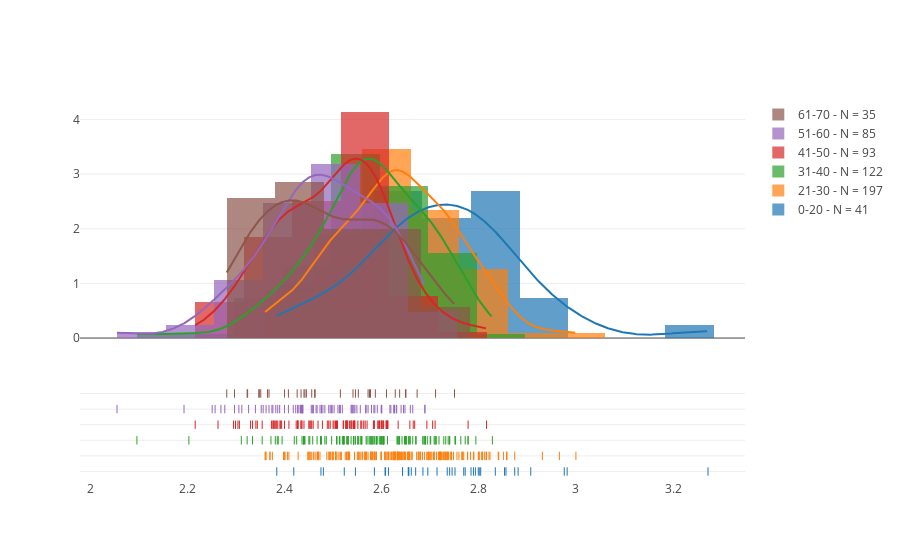

The cell this chart's notebook holds for it:
### Code cell
import plotly.figure_factory as ff

f_et = list(df_pre['bins'].unique())
faixa_etaria = f_et[:]

n=3

group_labels=[]
hist_data   =[]

for f in faixa_etaria:
    mask = df_pre['bins']==f
    df_faixaEtaria = df_pre[mask]
    
    x = list(df_faixaEtaria[cols_f[n]])
    g = '{} - N = {}'.format(f,len(df_faixaEtaria))
    
    
    q75, q25,q50 = np.percentile(x, [75 ,25,50])
    iqr = q75 - q25

    # print ( q25, q50, q75,iqr)
    bin_w = (2 *iqr )/ (len(x)**(1/3))



    # Group data together
    hist_data.append(x)

    group_labels.append(g)

# Create distplot with custom bin_size
fig = ff.create_distplot(hist_data, group_labels, bin_size=0.1)

# Plot!
iplot(fig, filename='Distplot with Multiple Datasets')

### Figure 1 — Plotly figure (JSON) as saved in the notebook; plotly's stock layout.template omitted (floating-point values rounded to 4 significant figures; data arrays with more than 128 entries replaced by an {"elided": "..."} marker saying what was removed)
{"data": [{"histnorm": "probability density", "legendgroup": "0-20 - N = 41", "marker": {"color": "rgb(31, 119, 180)"}, "name": "0-20 - N = 41", "opacity": 0.7, "type": "histogram", "uid": "cd884d17-3d29-4650-abba-9e8c2238d8d3", "x": [3.272, 2.643, 2.523, 2.656, 2.695, 2.546, 2.384, 2.608, 2.834, 2.735, 2.419, 2.853, 2.67, 2.881, 2.714, 2.751, 2.789, 2.802, 2.799, 2.614, 2.874, 2.585, 2.772, 2.74, 2.475, 2.48, 2.804, 2.769, 2.655, 2.661, 2.793, 2.982, 2.976, 2.784, 2.685, 2.643, 2.655, 2.745, 2.856, 2.607, 2.907], "xaxis": "x", "xbins": {"end": 3.272, "size": 0.1, "start": 2.384}, "yaxis": "y"}, {"histnorm": "probability density", "legendgroup": "21-30 - N = 197", "marker": {"color": "rgb(255, 127, 14)"}, "name": "21-30 - N = 197", "opacity": 0.7, "type": "histogram", "uid": "1a7e8703-6eee-46a8-8a1a-ba785d71648e", "x": {"elided": "197 float values"}, "xaxis": "x", "xbins": {"end": 3, "size": 0.1, "start": 2.36}, "yaxis": "y"}, {"histnorm": "probability density", "legendgroup": "31-40 - N = 122", "marker": {"color": "rgb(44, 160, 44)"}, "name": "31-40 - N = 122", "opacity": 0.7, "type": "histogram", "uid": "b038b72a-dae1-40b7-ac60-d5decc472dad", "x": [2.637, 2.474, 2.578, 2.574, 2.483, 2.528, 2.712, 2.596, 2.718, 2.632, 2.53, 2.589, 2.522, 2.425, 2.708, 2.712, 2.537, 2.553, 2.507, 2.542, 2.601, 2.778, 2.763, 2.521, 2.599, 2.523, 2.701, 2.751, 2.592, 2.519, 2.439, 2.551, 2.772, 2.589, 2.441, 2.568, 2.557, 2.582, 2.732, 2.57, 2.387, 2.354, 2.685, 2.542, 2.543, 2.598, 2.452, 2.475, 2.65, 2.58, 2.458, 2.514, 2.689, 2.655, 2.603, 2.311, 2.642, 2.657, 2.647, 2.7, 2.71, 2.599, 2.096, 2.531, 2.436, 2.737, 2.69, 2.521, 2.671, 2.74, 2.728, 2.439, 2.651, 2.467, 2.605, 2.508, 2.323, 2.67, 2.395, 2.381, 2.612, 2.585, 2.694, 2.546, 2.649, 2.582, 2.689, 2.752, 2.203, 2.42, 2.685, 2.45, 2.632, 2.828, 2.589, 2.778, 2.385, 2.558, 2.603, 2.576, 2.442, 2.551, 2.659, 2.664, 2.794, 2.531, 2.513, 2.74, 2.636, 2.372, 2.334, 2.497, 2.486, 2.69, 2.578, 2.559, 2.542, 2.635, 2.559, 2.604, 2.476, 2.604], "xaxis": "x", "xbins": {"end": 2.828, "size": 0.1, "start": 2.096}, "yaxis": "y"}, {"histnorm": "probability density", "legendgroup": "41-50 - N = 93", "marker": {"color": "rgb(214, 39, 40)"}, "name": "41-50 - N = 93", "opacity": 0.7, "type": "histogram", "uid": "722e0db6-2e9b-4c42-8a4a-df5dddb78c4b", "x": [2.304, 2.436, 2.705, 2.665, 2.299, 2.61, 2.4, 2.469, 2.542, 2.494, 2.478, 2.391, 2.33, 2.592, 2.604, 2.534, 2.526, 2.509, 2.566, 2.544, 2.551, 2.295, 2.428, 2.341, 2.537, 2.778, 2.5, 2.344, 2.452, 2.527, 2.529, 2.216, 2.263, 2.424, 2.394, 2.71, 2.505, 2.376, 2.386, 2.454, 2.491, 2.557, 2.521, 2.434, 2.521, 2.434, 2.545, 2.601, 2.594, 2.427, 2.563, 2.537, 2.502, 2.57, 2.427, 2.456, 2.383, 2.391, 2.693, 2.527, 2.6, 2.612, 2.595, 2.382, 2.583, 2.409, 2.53, 2.603, 2.507, 2.45, 2.613, 2.544, 2.539, 2.488, 2.373, 2.609, 2.44, 2.596, 2.307, 2.334, 2.559, 2.611, 2.584, 2.354, 2.634, 2.668, 2.658, 2.459, 2.599, 2.816, 2.377, 2.379, 2.585], "xaxis": "x", "xbins": {"end": 2.816, "size": 0.1, "start": 2.216}, "yaxis": "y"}, {"histnorm": "probability density", "legendgroup": "51-60 - N = 85", "marker": {"color": "rgb(148, 103, 189)"}, "name": "51-60 - N = 85", "opacity": 0.7, "type": "histogram", "uid": "7b087f19-b361-4b8d-a8e4-48c4238d3901", "x": [2.6, 2.433, 2.193, 2.427, 2.312, 2.352, 2.34, 2.494, 2.382, 2.549, 2.277, 2.257, 2.418, 2.473, 2.502, 2.476, 2.599, 2.437, 2.4, 2.513, 2.591, 2.645, 2.479, 2.539, 2.39, 2.617, 2.626, 2.63, 2.362, 2.368, 2.515, 2.408, 2.537, 2.545, 2.438, 2.423, 2.306, 2.297, 2.543, 2.356, 2.568, 2.467, 2.374, 2.541, 2.269, 2.457, 2.626, 2.689, 2.386, 2.251, 2.572, 2.519, 2.539, 2.648, 2.476, 2.6, 2.64, 2.664, 2.619, 2.497, 2.689, 2.631, 2.625, 2.455, 2.556, 2.432, 2.586, 2.465, 2.567, 2.435, 2.055, 2.483, 2.459, 2.436, 2.326, 2.376, 2.659, 2.579, 2.51, 2.498, 2.428, 2.491, 2.584, 2.437, 2.459], "xaxis": "x", "xbins": {"end": 2.689, "size": 0.1, "start": 2.055}, "yaxis": "y"}, {"histnorm": "probability density", "legendgroup": "61-70 - N = 35", "marker": {"color": "rgb(140, 86, 75)"}, "name": "61-70 - N = 35", "opacity": 0.7, "type": "histogram", "uid": "2db60de0-f9b3-4373-bb78-a7336db2a13e", "x": [2.297, 2.541, 2.456, 2.4, 2.368, 2.65, 2.649, 2.637, 2.711, 2.75, 2.324, 2.462, 2.281, 2.426, 2.552, 2.575, 2.347, 2.348, 2.587, 2.323, 2.577, 2.365, 2.351, 2.44, 2.572, 2.546, 2.434, 2.463, 2.515, 2.673, 2.628, 2.445, 2.442, 2.408, 2.61], "xaxis": "x", "xbins": {"end": 2.75, "size": 0.1, "start": 2.281}, "yaxis": "y"}, {"legendgroup": "0-20 - N = 41", "marker": {"color": "rgb(31, 119, 180)"}, "mode": "lines", "name": "0-20 - N = 41", "showlegend": false, "type": "scatter", "uid": "d005ecb2-83d1-46c1-b78a-94d2c3739e00", "x": {"elided": "500 float values"}, "xaxis": "x", "y": {"elided": "500 float values"}, "yaxis": "y"}, {"legendgroup": "21-30 - N = 197", "marker": {"color": "rgb(255, 127, 14)"}, "mode": "lines", "name": "21-30 - N = 197", "showlegend": false, "type": "scatter", "uid": "53b31516-0b5d-4d36-9739-5e6f24101bb8", "x": {"elided": "500 float values"}, "xaxis": "x", "y": {"elided": "500 float values"}, "yaxis": "y"}, {"legendgroup": "31-40 - N = 122", "marker": {"color": "rgb(44, 160, 44)"}, "mode": "lines", "name": "31-40 - N = 122", "showlegend": false, "type": "scatter", "uid": "edb37110-b8f8-408c-99aa-0dbaadd46ac3", "x": {"elided": "500 float values"}, "xaxis": "x", "y": {"elided": "500 float values"}, "yaxis": "y"}, {"legendgroup": "41-50 - N = 93", "marker": {"color": "rgb(214, 39, 40)"}, "mode": "lines", "name": "41-50 - N = 93", "showlegend": false, "type": "scatter", "uid": "2acc8a67-8da8-4492-b8a2-2f542e97109c", "x": {"elided": "500 float values"}, "xaxis": "x", "y": {"elided": "500 float values"}, "yaxis": "y"}, {"legendgroup": "51-60 - N = 85", "marker": {"color": "rgb(148, 103, 189)"}, "mode": "lines", "name": "51-60 - N = 85", "showlegend": false, "type": "scatter", "uid": "8c4dc231-9dec-418e-875f-c6a10be20c97", "x": {"elided": "500 float values"}, "xaxis": "x", "y": {"elided": "500 float values"}, "yaxis": "y"}, {"legendgroup": "61-70 - N = 35", "marker": {"color": "rgb(140, 86, 75)"}, "mode": "lines", "name": "61-70 - N = 35", "showlegend": false, "type": "scatter", "uid": "887c1a84-803b-4759-9e2e-1b84093b8e19", "x": {"elided": "500 float values"}, "xaxis": "x", "y": {"elided": "500 float values"}, "yaxis": "y"}, {"legendgroup": "0-20 - N = 41", "marker": {"color": "rgb(31, 119, 180)", "symbol": "line-ns-open"}, "mode": "markers", "name": "0-20 - N = 41", "showlegend": false, "type": "scatter", "uid": "4a1d1268-2ce2-4ffd-911d-d7292df7a0fc", "x": [3.272, 2.643, 2.523, 2.656, 2.695, 2.546, 2.384, 2.608, 2.834, 2.735, 2.419, 2.853, 2.67, 2.881, 2.714, 2.751, 2.789, 2.802, 2.799, 2.614, 2.874, 2.585, 2.772, 2.74, 2.475, 2.48, 2.804, 2.769, 2.655, 2.661, 2.793, 2.982, 2.976, 2.784, 2.685, 2.643, 2.655, 2.745, 2.856, 2.607, 2.907], "xaxis": "x", "y": ["0-20 - N = 41", "0-20 - N = 41", "0-20 - N = 41", "0-20 - N = 41", "0-20 - N = 41", "0-20 - N = 41", "0-20 - N = 41", "0-20 - N = 41", "0-20 - N = 41", "0-20 - N = 41", "0-20 - N = 41", "0-20 - N = 41", "0-20 - N = 41", "0-20 - N = 41", "0-20 - N = 41", "0-20 - N = 41", "0-20 - N = 41", "0-20 - N = 41", "0-20 - N = 41", "0-20 - N = 41", "0-20 - N = 41", "0-20 - N = 41", "0-20 - N = 41", "0-20 - N = 41", "0-20 - N = 41", "0-20 - N = 41", "0-20 - N = 41", "0-20 - N = 41", "0-20 - N = 41", "0-20 - N = 41", "0-20 - N = 41", "0-20 - N = 41", "0-20 - N = 41", "0-20 - N = 41", "0-20 - N = 41", "0-20 - N = 41", "0-20 - N = 41", "0-20 - N = 41", "0-20 - N = 41", "0-20 - N = 41", "0-20 - N = 41"], "yaxis": "y2"}, {"legendgroup": "21-30 - N = 197", "marker": {"color": "rgb(255, 127, 14)", "symbol": "line-ns-open"}, "mode": "markers", "name": "21-30 - N = 197", "showlegend": false, "type": "scatter", "uid": "62c826c4-5ca8-4734-93df-570dcc089e73", "x": {"elided": "197 float values"}, "xaxis": "x", "y": {"elided": "197 str values"}, "yaxis": "y2"}, {"legendgroup": "31-40 - N = 122", "marker": {"color": "rgb(44, 160, 44)", "symbol": "line-ns-open"}, "mode": "markers", "name": "31-40 - N = 122", "showlegend": false, "type": "scatter", "uid": "03464a7f-2448-43d9-8c73-edf435fde7dd", "x": [2.637, 2.474, 2.578, 2.574, 2.483, 2.528, 2.712, 2.596, 2.718, 2.632, 2.53, 2.589, 2.522, 2.425, 2.708, 2.712, 2.537, 2.553, 2.507, 2.542, 2.601, 2.778, 2.763, 2.521, 2.599, 2.523, 2.701, 2.751, 2.592, 2.519, 2.439, 2.551, 2.772, 2.589, 2.441, 2.568, 2.557, 2.582, 2.732, 2.57, 2.387, 2.354, 2.685, 2.542, 2.543, 2.598, 2.452, 2.475, 2.65, 2.58, 2.458, 2.514, 2.689, 2.655, 2.603, 2.311, 2.642, 2.657, 2.647, 2.7, 2.71, 2.599, 2.096, 2.531, 2.436, 2.737, 2.69, 2.521, 2.671, 2.74, 2.728, 2.439, 2.651, 2.467, 2.605, 2.508, 2.323, 2.67, 2.395, 2.381, 2.612, 2.585, 2.694, 2.546, 2.649, 2.582, 2.689, 2.752, 2.203, 2.42, 2.685, 2.45, 2.632, 2.828, 2.589, 2.778, 2.385, 2.558, 2.603, 2.576, 2.442, 2.551, 2.659, 2.664, 2.794, 2.531, 2.513, 2.74, 2.636, 2.372, 2.334, 2.497, 2.486, 2.69, 2.578, 2.559, 2.542, 2.635, 2.559, 2.604, 2.476, 2.604], "xaxis": "x", "y": ["31-40 - N = 122", "31-40 - N = 122", "31-40 - N = 122", "31-40 - N = 122", "31-40 - N = 122", "31-40 - N = 122", "31-40 - N = 122", "31-40 - N = 122", "31-40 - N = 122", "31-40 - N = 122", "31-40 - N = 122", "31-40 - N = 122", "31-40 - N = 122", "31-40 - N = 122", "31-40 - N = 122", "31-40 - N = 122", "31-40 - N = 122", "31-40 - N = 122", "31-40 - N = 122", "31-40 - N = 122", "31-40 - N = 122", "31-40 - N = 122", "31-40 - N = 122", "31-40 - N = 122", "31-40 - N = 122", "31-40 - N = 122", "31-40 - N = 122", "31-40 - N = 122", "31-40 - N = 122", "31-40 - N = 122", "31-40 - N = 122", "31-40 - N = 122", "31-40 - N = 122", "31-40 - N = 122", "31-40 - N = 122", "31-40 - N = 122", "31-40 - N = 122", "31-40 - N = 122", "31-40 - N = 122", "31-40 - N = 122", "31-40 - N = 122", "31-40 - N = 122", "31-40 - N = 122", "31-40 - N = 122", "31-40 - N = 122", "31-40 - N = 122", "31-40 - N = 122", "31-40 - N = 122", "31-40 - N = 122", "31-40 - N = 122", "31-40 - N = 122", "31-40 - N = 122", "31-40 - N = 122", "31-40 - N = 122", "31-40 - N = 122", "31-40 - N = 122", "31-40 - N = 122", "31-40 - N = 122", "31-40 - N = 122", "31-40 - N = 122", "31-40 - N = 122", "31-40 - N = 122", "31-40 - N = 122", "31-40 - N = 122", "31-40 - N = 122", "31-40 - N = 122", "31-40 - N = 122", "31-40 - N = 122", "31-40 - N = 122", "31-40 - N = 122", "31-40 - N = 122", "31-40 - N = 122", "31-40 - N = 122", "31-40 - N = 122", "31-40 - N = 122", "31-40 - N = 122", "31-40 - N = 122", "31-40 - N = 122", "31-40 - N = 122", "31-40 - N = 122", "31-40 - N = 122", "31-40 - N = 122", "31-40 - N = 122", "31-40 - N = 122", "31-40 - N = 122", "31-40 - N = 122", "31-40 - N = 122", "31-40 - N = 122", "31-40 - N = 122", "31-40 - N = 122", "31-40 - N = 122", "31-40 - N = 122", "31-40 - N = 122", "31-40 - N = 122", "31-40 - N = 122", "31-40 - N = 122", "31-40 - N = 122", "31-40 - N = 122", "31-40 - N = 122", "31-40 - N = 122", "31-40 - N = 122", "31-40 - N = 122", "31-40 - N = 122", "31-40 - N = 122", "31-40 - N = 122", "31-40 - N = 122", "31-40 - N = 122", "31-40 - N = 122", "31-40 - N = 122", "31-40 - N = 122", "31-40 - N = 122", "31-40 - N = 122", "31-40 - N = 122", "31-40 - N = 122", "31-40 - N = 122", "31-40 - N = 122", "31-40 - N = 122", "31-40 - N = 122", "31-40 - N = 122", "31-40 - N = 122", "31-40 - N = 122", "31-40 - N = 122"], "yaxis": "y2"}, {"legendgroup": "41-50 - N = 93", "marker": {"color": "rgb(214, 39, 40)", "symbol": "line-ns-open"}, "mode": "markers", "name": "41-50 - N = 93", "showlegend": false, "type": "scatter", "uid": "73c8d984-ae6e-4e61-b9ff-69910aba36d1", "x": [2.304, 2.436, 2.705, 2.665, 2.299, 2.61, 2.4, 2.469, 2.542, 2.494, 2.478, 2.391, 2.33, 2.592, 2.604, 2.534, 2.526, 2.509, 2.566, 2.544, 2.551, 2.295, 2.428, 2.341, 2.537, 2.778, 2.5, 2.344, 2.452, 2.527, 2.529, 2.216, 2.263, 2.424, 2.394, 2.71, 2.505, 2.376, 2.386, 2.454, 2.491, 2.557, 2.521, 2.434, 2.521, 2.434, 2.545, 2.601, 2.594, 2.427, 2.563, 2.537, 2.502, 2.57, 2.427, 2.456, 2.383, 2.391, 2.693, 2.527, 2.6, 2.612, 2.595, 2.382, 2.583, 2.409, 2.53, 2.603, 2.507, 2.45, 2.613, 2.544, 2.539, 2.488, 2.373, 2.609, 2.44, 2.596, 2.307, 2.334, 2.559, 2.611, 2.584, 2.354, 2.634, 2.668, 2.658, 2.459, 2.599, 2.816, 2.377, 2.379, 2.585], "xaxis": "x", "y": ["41-50 - N = 93", "41-50 - N = 93", "41-50 - N = 93", "41-50 - N = 93", "41-50 - N = 93", "41-50 - N = 93", "41-50 - N = 93", "41-50 - N = 93", "41-50 - N = 93", "41-50 - N = 93", "41-50 - N = 93", "41-50 - N = 93", "41-50 - N = 93", "41-50 - N = 93", "41-50 - N = 93", "41-50 - N = 93", "41-50 - N = 93", "41-50 - N = 93", "41-50 - N = 93", "41-50 - N = 93", "41-50 - N = 93", "41-50 - N = 93", "41-50 - N = 93", "41-50 - N = 93", "41-50 - N = 93", "41-50 - N = 93", "41-50 - N = 93", "41-50 - N = 93", "41-50 - N = 93", "41-50 - N = 93", "41-50 - N = 93", "41-50 - N = 93", "41-50 - N = 93", "41-50 - N = 93", "41-50 - N = 93", "41-50 - N = 93", "41-50 - N = 93", "41-50 - N = 93", "41-50 - N = 93", "41-50 - N = 93", "41-50 - N = 93", "41-50 - N = 93", "41-50 - N = 93", "41-50 - N = 93", "41-50 - N = 93", "41-50 - N = 93", "41-50 - N = 93", "41-50 - N = 93", "41-50 - N = 93", "41-50 - N = 93", "41-50 - N = 93", "41-50 - N = 93", "41-50 - N = 93", "41-50 - N = 93", "41-50 - N = 93", "41-50 - N = 93", "41-50 - N = 93", "41-50 - N = 93", "41-50 - N = 93", "41-50 - N = 93", "41-50 - N = 93", "41-50 - N = 93", "41-50 - N = 93", "41-50 - N = 93", "41-50 - N = 93", "41-50 - N = 93", "41-50 - N = 93", "41-50 - N = 93", "41-50 - N = 93", "41-50 - N = 93", "41-50 - N = 93", "41-50 - N = 93", "41-50 - N = 93", "41-50 - N = 93", "41-50 - N = 93", "41-50 - N = 93", "41-50 - N = 93", "41-50 - N = 93", "41-50 - N = 93", "41-50 - N = 93", "41-50 - N = 93", "41-50 - N = 93", "41-50 - N = 93", "41-50 - N = 93", "41-50 - N = 93", "41-50 - N = 93", "41-50 - N = 93", "41-50 - N = 93", "41-50 - N = 93", "41-50 - N = 93", "41-50 - N = 93", "41-50 - N = 93", "41-50 - N = 93"], "yaxis": "y2"}, {"legendgroup": "51-60 - N = 85", "marker": {"color": "rgb(148, 103, 189)", "symbol": "line-ns-open"}, "mode": "markers", "name": "51-60 - N = 85", "showlegend": false, "type": "scatter", "uid": "aca10605-8386-4c65-a899-898b92e5639e", "x": [2.6, 2.433, 2.193, 2.427, 2.312, 2.352, 2.34, 2.494, 2.382, 2.549, 2.277, 2.257, 2.418, 2.473, 2.502, 2.476, 2.599, 2.437, 2.4, 2.513, 2.591, 2.645, 2.479, 2.539, 2.39, 2.617, 2.626, 2.63, 2.362, 2.368, 2.515, 2.408, 2.537, 2.545, 2.438, 2.423, 2.306, 2.297, 2.543, 2.356, 2.568, 2.467, 2.374, 2.541, 2.269, 2.457, 2.626, 2.689, 2.386, 2.251, 2.572, 2.519, 2.539, 2.648, 2.476, 2.6, 2.64, 2.664, 2.619, 2.497, 2.689, 2.631, 2.625, 2.455, 2.556, 2.432, 2.586, 2.465, 2.567, 2.435, 2.055, 2.483, 2.459, 2.436, 2.326, 2.376, 2.659, 2.579, 2.51, 2.498, 2.428, 2.491, 2.584, 2.437, 2.459], "xaxis": "x", "y": ["51-60 - N = 85", "51-60 - N = 85", "51-60 - N = 85", "51-60 - N = 85", "51-60 - N = 85", "51-60 - N = 85", "51-60 - N = 85", "51-60 - N = 85", "51-60 - N = 85", "51-60 - N = 85", "51-60 - N = 85", "51-60 - N = 85", "51-60 - N = 85", "51-60 - N = 85", "51-60 - N = 85", "51-60 - N = 85", "51-60 - N = 85", "51-60 - N = 85", "51-60 - N = 85", "51-60 - N = 85", "51-60 - N = 85", "51-60 - N = 85", "51-60 - N = 85", "51-60 - N = 85", "51-60 - N = 85", "51-60 - N = 85", "51-60 - N = 85", "51-60 - N = 85", "51-60 - N = 85", "51-60 - N = 85", "51-60 - N = 85", "51-60 - N = 85", "51-60 - N = 85", "51-60 - N = 85", "51-60 - N = 85", "51-60 - N = 85", "51-60 - N = 85", "51-60 - N = 85", "51-60 - N = 85", "51-60 - N = 85", "51-60 - N = 85", "51-60 - N = 85", "51-60 - N = 85", "51-60 - N = 85", "51-60 - N = 85", "51-60 - N = 85", "51-60 - N = 85", "51-60 - N = 85", "51-60 - N = 85", "51-60 - N = 85", "51-60 - N = 85", "51-60 - N = 85", "51-60 - N = 85", "51-60 - N = 85", "51-60 - N = 85", "51-60 - N = 85", "51-60 - N = 85", "51-60 - N = 85", "51-60 - N = 85", "51-60 - N = 85", "51-60 - N = 85", "51-60 - N = 85", "51-60 - N = 85", "51-60 - N = 85", "51-60 - N = 85", "51-60 - N = 85", "51-60 - N = 85", "51-60 - N = 85", "51-60 - N = 85", "51-60 - N = 85", "51-60 - N = 85", "51-60 - N = 85", "51-60 - N = 85", "51-60 - N = 85", "51-60 - N = 85", "51-60 - N = 85", "51-60 - N = 85", "51-60 - N = 85", "51-60 - N = 85", "51-60 - N = 85", "51-60 - N = 85", "51-60 - N = 85", "51-60 - N = 85", "51-60 - N = 85", "51-60 - N = 85"], "yaxis": "y2"}, {"legendgroup": "61-70 - N = 35", "marker": {"color": "rgb(140, 86, 75)", "symbol": "line-ns-open"}, "mode": "markers", "name": "61-70 - N = 35", "showlegend": false, "type": "scatter", "uid": "5077d72d-01ee-40c6-9c66-37c5ee588b3f", "x": [2.297, 2.541, 2.456, 2.4, 2.368, 2.65, 2.649, 2.637, 2.711, 2.75, 2.324, 2.462, 2.281, 2.426, 2.552, 2.575, 2.347, 2.348, 2.587, 2.323, 2.577, 2.365, 2.351, 2.44, 2.572, 2.546, 2.434, 2.463, 2.515, 2.673, 2.628, 2.445, 2.442, 2.408, 2.61], "xaxis": "x", "y": ["61-70 - N = 35", "61-70 - N = 35", "61-70 - N = 35", "61-70 - N = 35", "61-70 - N = 35", "61-70 - N = 35", "61-70 - N = 35", "61-70 - N = 35", "61-70 - N = 35", "61-70 - N = 35", "61-70 - N = 35", "61-70 - N = 35", "61-70 - N = 35", "61-70 - N = 35", "61-70 - N = 35", "61-70 - N = 35", "61-70 - N = 35", "61-70 - N = 35", "61-70 - N = 35", "61-70 - N = 35", "61-70 - N = 35", "61-70 - N = 35", "61-70 - N = 35", "61-70 - N = 35", "61-70 - N = 35", "61-70 - N = 35", "61-70 - N = 35", "61-70 - N = 35", "61-70 - N = 35", "61-70 - N = 35", "61-70 - N = 35", "61-70 - N = 35", "61-70 - N = 35", "61-70 - N = 35", "61-70 - N = 35"], "yaxis": "y2"}], "layout": {"autosize": true, "barmode": "overlay", "hovermode": "closest", "legend": {"traceorder": "reversed"}, "xaxis": {"anchor": "y2", "autorange": true, "domain": [0, 1], "range": [1.982, 3.345], "type": "linear", "zeroline": false}, "yaxis": {"anchor": "free", "autorange": true, "domain": [0.35, 1], "position": 0, "range": [-0.1637, 4.356], "type": "linear"}, "yaxis2": {"anchor": "x", "autorange": true, "domain": [0, 0.25], "dtick": 1, "range": [-0.6547, 5.655], "showticklabels": false, "type": "category"}}}
